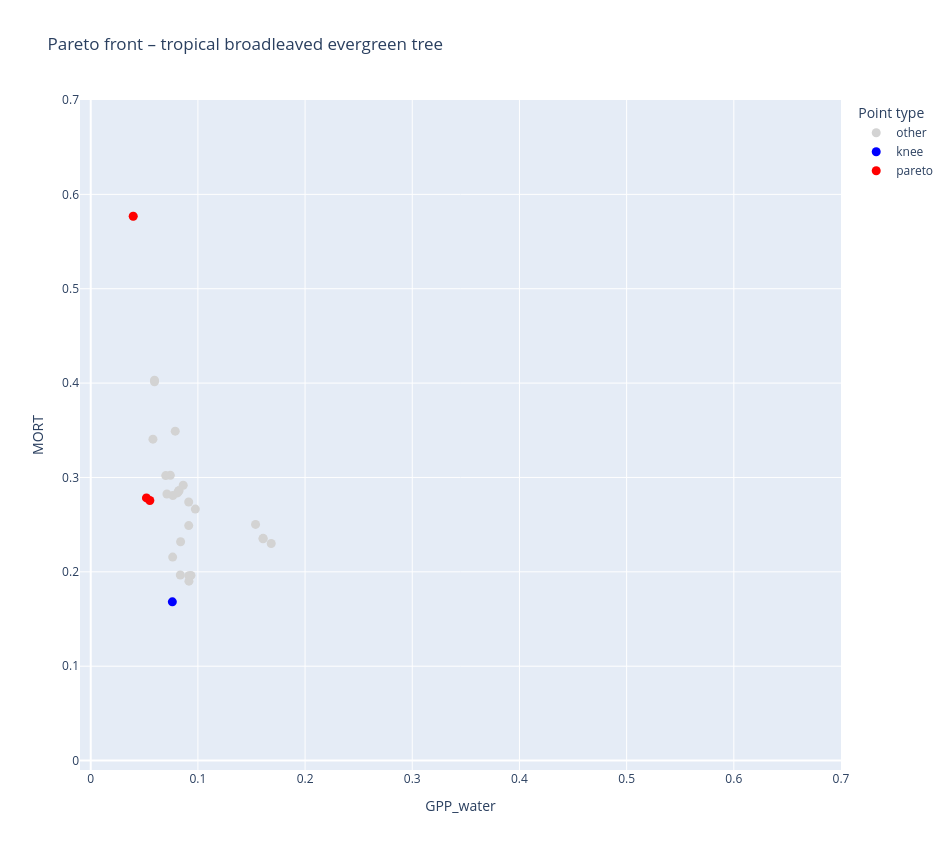
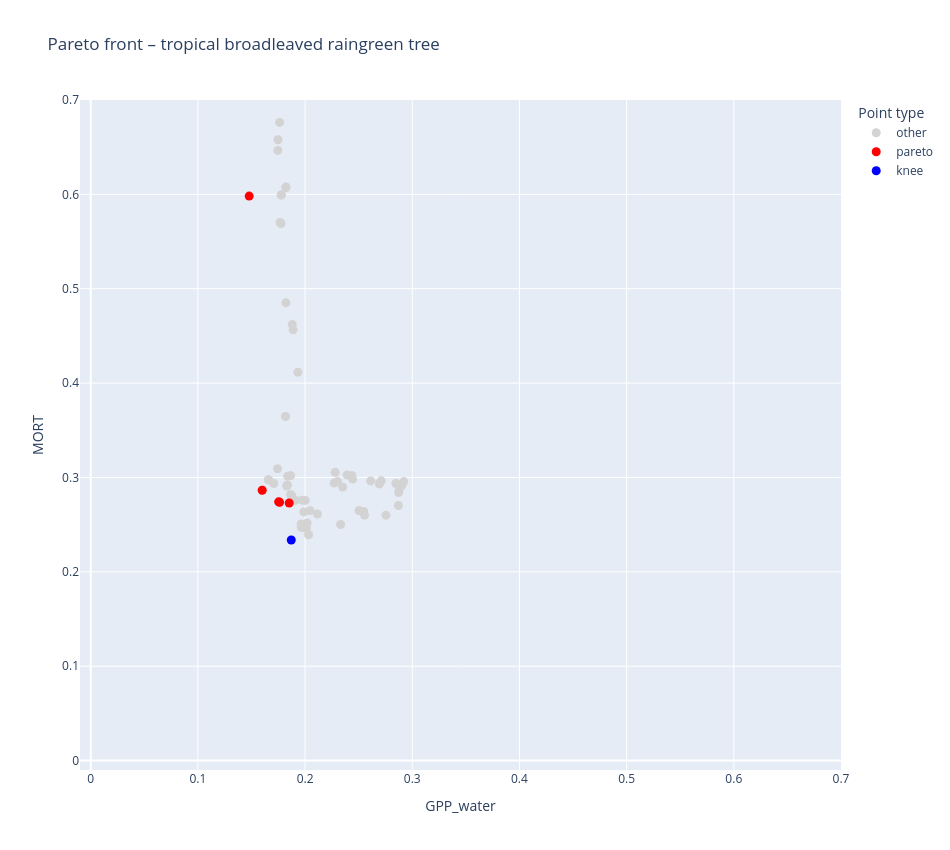
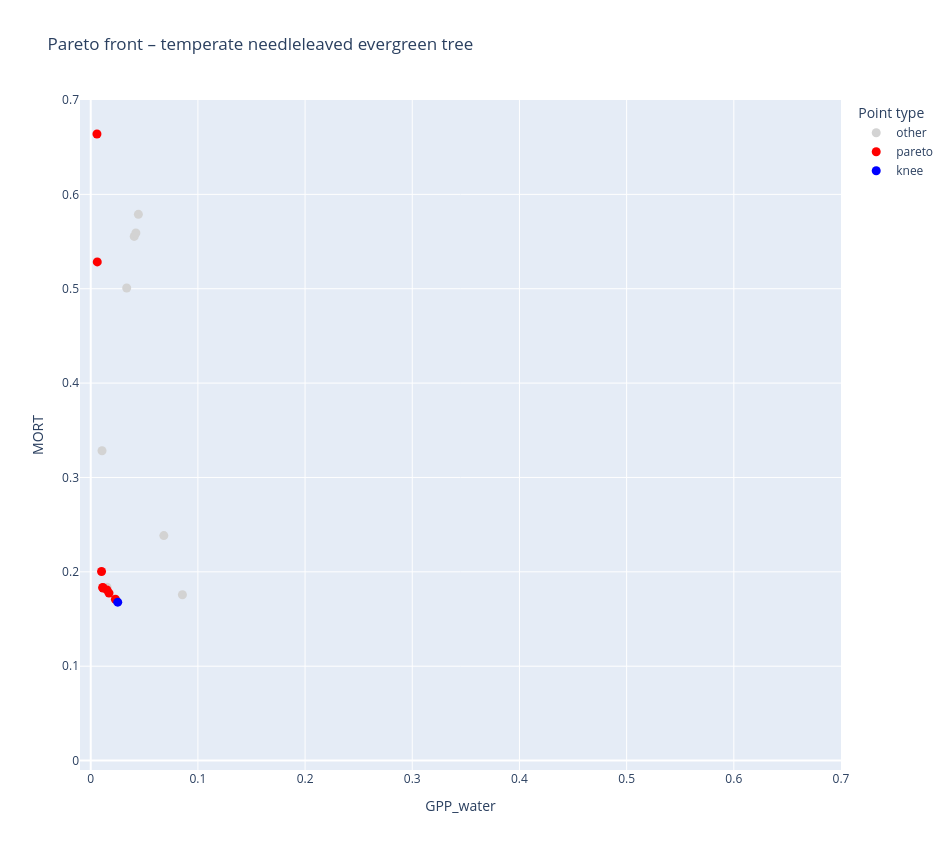

The notebook cell saved with these charts, in order:
### Markdown cell above
## Plots

### Code cell
for pft in df["pft"].unique():
    interactive_pareto_for_pft(df, pft)

### Figure 1 — Plotly figure (JSON) as saved in the notebook; plotly's stock layout.template omitted (floating-point values rounded to 4 significant figures; data arrays with more than 128 entries replaced by an {"elided": "..."} marker saying what was removed)
{"data": [{"customdata": {"elided": "95x7 float values"}, "hovertemplate": "category=other<br>GPP_water=%{x:.3f}<br>MORT=%{y:.3f}<br>trial=%{customdata[0]}<br>alpha_tropical_broadleaved_evergreen_tree=%{customdata[1]:.3f}<br>beta_tropical_broadleaved_evergreen_tree=%{customdata[2]:.3f}<br>gpp_water_slope=%{customdata[3]:.3f}<br>mort_slope=%{customdata[4]:.3f}<br>gpp_water_intercept=%{customdata[5]:.3f}<br>mort_intercept=%{customdata[6]:.3f}<extra></extra>", "legendgroup": "other", "marker": {"color": "lightgray", "size": 9, "symbol": "circle"}, "mode": "markers", "name": "other", "orientation": "v", "showlegend": true, "type": "scatter", "x": [0.05904, 0.05155, 0.08385, 0.09142, 0.07611, 0.05876, 0.09163, 0.057, 0.05603, 0.1538, 0.09761, 0.09139, 0.06601, 0.05951, 0.04646, 0.0525, 0.03375, 0.05475, 0.08097, 0.08281, 0.1608, 0.06921, 0.07911, 0.08395, 0.0576, 0.08719, 0.0527, 0.06003, 0.1038, 0.07007, 0.09407, 0.05805, 0.04641, 0.0668, 0.08226, 0.08952, 0.07548, 0.06887, 0.07428, 0.0539, 0.07886, 0.09351, 0.05122, 0.05584, 0.05538, 0.07649, 0.06346, 0.07763, 0.1033, 0.06005, 0.03965, 0.07002, 0.1684, 0.07109, 0.05188, 0.07645, 0.05683, 0.05482, 0.08361, 0.05475, 0.05905, 0.07553, 0.07007, 0.06097, 0.09156, 0.05353, 0.09489, 0.06998, 0.09251, 0.05899, 0.05998, 0.06209, 0.06126, 0.057, 0.07991, 0.07664, 0.09739, 0.06027, 0.08289, 0.07733, 0.0531, 0.07968, 0.05618, 0.06314, 0.0863, 0.05322, 0.04339, 0.04776, 0.04462, 0.05905, 0.09388, 0.08037, 0.08226, 0.1608, 0.0595], "xaxis": "x", "y": [2.057, 1.692, 0.2319, 0.249, 1.956, 2.083, 0.1901, 1.932, 2.071, 0.2503, 0.2665, 0.274, 2.011, 0.403, 1.771, 1.924, 2.011, 2.037, 0.2836, 1.452, 0.2351, 1.656, 1.9, 1.628, 1.631, 0.8124, 1.72, 2.032, 1.016, 2.118, 0.7518, 0.3406, 1.747, 2.006, 0.2859, 0.8332, 1.088, 0.8351, 0.3022, 2.016, 0.3491, 0.1962, 1.81, 2.063, 0.769, 1.892, 2.06, 1.45, 1.806, 2.041, 0.5768, 1.592, 0.2301, 0.2825, 1.924, 0.2157, 1.413, 2.011, 0.1966, 2.037, 2.057, 1.605, 2.118, 1.707, 0.1959, 1.551, 0.8872, 0.302, 0.7559, 2.056, 2.05, 2.047, 2.005, 1.932, 1.97, 0.2809, 1.918, 2.081, 1.452, 1.676, 2.068, 1.766, 2.073, 1.69, 0.2917, 2.016, 1.933, 1.746, 1.908, 2.057, 1.754, 0.7394, 0.2859, 0.2355, 0.4014], "yaxis": "y"}, {"customdata": [[19.0, 0.3687, 14.32, 0.05317, -0.1916, 0.01265, -1.882]], "hovertemplate": "category=knee<br>GPP_water=%{x:.3f}<br>MORT=%{y:.3f}<br>trial=%{customdata[0]}<br>alpha_tropical_broadleaved_evergreen_tree=%{customdata[1]:.3f}<br>beta_tropical_broadleaved_evergreen_tree=%{customdata[2]:.3f}<br>gpp_water_slope=%{customdata[3]:.3f}<br>mort_slope=%{customdata[4]:.3f}<br>gpp_water_intercept=%{customdata[5]:.3f}<br>mort_intercept=%{customdata[6]:.3f}<extra></extra>", "legendgroup": "knee", "marker": {"color": "blue", "size": 9, "symbol": "circle"}, "mode": "markers", "name": "knee", "orientation": "v", "showlegend": true, "type": "scatter", "x": [0.07616], "xaxis": "x", "y": [0.1682], "yaxis": "y"}, {"customdata": [[35.0, 0.4579, 19.38, 0.07754, -0.3352, 0.01737, -1.666], [48.0, 0.532, 14.6, 0.09532, -0.4423, 0.02079, -1.379], [86.0, 0.4579, 17.11, 0.08133, -0.3289, 0.01817, -1.663], [95.0, 0.3058, 11.2, 0.1082, -0.02799, 0.02242, 0.0858]], "hovertemplate": "category=pareto<br>GPP_water=%{x:.3f}<br>MORT=%{y:.3f}<br>trial=%{customdata[0]}<br>alpha_tropical_broadleaved_evergreen_tree=%{customdata[1]:.3f}<br>beta_tropical_broadleaved_evergreen_tree=%{customdata[2]:.3f}<br>gpp_water_slope=%{customdata[3]:.3f}<br>mort_slope=%{customdata[4]:.3f}<br>gpp_water_intercept=%{customdata[5]:.3f}<br>mort_intercept=%{customdata[6]:.3f}<extra></extra>", "legendgroup": "pareto", "marker": {"color": "red", "size": 9, "symbol": "circle"}, "mode": "markers", "name": "pareto", "orientation": "v", "showlegend": true, "type": "scatter", "x": [0.05516, 0.03965, 0.05198, 0.02842], "xaxis": "x", "y": [0.2756, 0.5768, 0.2783, 1.961], "yaxis": "y"}], "layout": {"height": 850, "legend": {"title": {"text": "Point type"}, "tracegroupgap": 0}, "title": {"text": "Pareto front – tropical broadleaved evergreen tree"}, "width": 950, "xaxis": {"anchor": "y", "domain": [0, 1], "range": [-0.01, 0.7], "title": {"text": "GPP_water"}}, "yaxis": {"anchor": "x", "domain": [0, 1], "range": [-0.01, 0.7], "title": {"text": "MORT"}}}}

### Figure 2 — Plotly figure (JSON) as saved in the notebook; plotly's stock layout.template omitted (floating-point values rounded to 4 significant figures; data arrays with more than 128 entries replaced by an {"elided": "..."} marker saying what was removed)
{"data": [{"customdata": {"elided": "92x7 float values"}, "hovertemplate": "category=other<br>GPP_water=%{x:.3f}<br>MORT=%{y:.3f}<br>trial=%{customdata[0]}<br>alpha_tropical_broadleaved_raingreen_tree=%{customdata[1]:.3f}<br>beta_tropical_broadleaved_raingreen_tree=%{customdata[2]:.3f}<br>gpp_water_slope=%{customdata[3]:.3f}<br>mort_slope=%{customdata[4]:.3f}<br>gpp_water_intercept=%{customdata[5]:.3f}<br>mort_intercept=%{customdata[6]:.3f}<extra></extra>", "legendgroup": "other", "marker": {"color": "lightgray", "size": 9, "symbol": "circle"}, "mode": "markers", "name": "other", "orientation": "v", "showlegend": true, "type": "scatter", "x": [0.1913, 0.1646, 0.2443, 0.2115, 0.1984, 0.1762, 0.2755, 0.1769, 0.1695, 0.2873, 0.2881, 0.1818, 0.183, 0.1555, 0.1778, 0.1856, 0.1604, 0.2435, 0.2281, 0.2011, 0.01106, 0.1775, 0.1908, 0.1747, 0.2271, 0.1692, 0.2302, 0.1836, 0.2019, 0.1836, 0.1746, 0.1838, 0.2693, 0.2351, 0.2001, 0.2331, 0.271, 0.1629, 0.2555, 0.2503, 0.156, 0.1681, 0.1708, 0.1743, 0.1658, 0.1821, 0.1888, 0.2047, 0.1626, 0.1658, 0.1821, 0.292, 0.1777, 0.2847, 0.1645, 0.2871, 0.1604, 0.1913, 0.1876, 0.1836, 0.1767, 0.2546, 0.1805, 0.1974, 0.2903, 0.1963, 0.1888, 0.1642, 0.188, 0.1719, 0.1768, 0.1933, 0.2391, 0.1754, 0.2011, 0.1865, 0.1697, 0.1965, 0.1695, 0.1865, 0.1822, 0.2612, 0.1632, 0.155, 0.1606, 0.1543, 0.1913, 0.2033, 0.1867, 0.1988, 0.2693, 0.183], "xaxis": "x", "y": [1.202, 0.8545, 0.2983, 0.2613, 0.2473, 0.6762, 0.2601, 0.7613, 0.8069, 0.2841, 0.2883, 0.3646, 0.2912, 0.8988, 0.5994, 1.161, 0.9748, 0.302, 0.3054, 0.2464, 1.304, 0.5691, 0.2759, 0.6579, 0.294, 0.7336, 0.2958, 1.15, 0.2518, 0.292, 0.6466, 0.3014, 0.2933, 0.2898, 0.2757, 0.2501, 0.2965, 0.783, 0.2601, 0.2649, 0.8686, 0.8975, 0.2936, 0.3092, 0.2976, 0.6069, 0.4564, 0.2648, 0.7983, 0.2976, 0.4851, 0.2957, 0.5994, 0.2936, 0.7751, 0.2703, 0.9748, 1.202, 0.2805, 1.15, 0.5703, 0.2639, 0.7621, 0.2759, 0.2919, 0.2507, 1.178, 0.7611, 0.4622, 0.7694, 0.7614, 0.4115, 0.3027, 0.742, 0.2464, 0.282, 0.8069, 0.2473, 0.8069, 0.302, 0.6079, 0.2964, 0.7829, 0.8691, 0.2867, 0.8727, 1.202, 0.2393, 1.17, 0.2635, 0.2933, 0.2911], "yaxis": "y"}, {"customdata": [[9.0, 0.6701, 21.81, -0.0429, -0.1585, -0.01015, -0.8522], [24.0, 0.5123, 18.17, -0.09932, -0.1326, -0.02356, -1.701], [27.0, 0.3905, 0.7962, -0.08805, -0.04666, -0.021, -1.952], [33.0, 0.1863, 21.35, -0.06899, -0.03531, -0.01645, -1.967], [55.0, 0.5033, 2.292, -0.05476, -0.2194, -0.01295, -1.324], [59.0, 0.3905, 0.7962, -0.08705, -0.04734, -0.02076, -1.955], [98.0, 0.5318, 14.35, 0.1171, -0.2035, 0.02806, -0.627]], "hovertemplate": "category=pareto<br>GPP_water=%{x:.3f}<br>MORT=%{y:.3f}<br>trial=%{customdata[0]}<br>alpha_tropical_broadleaved_raingreen_tree=%{customdata[1]:.3f}<br>beta_tropical_broadleaved_raingreen_tree=%{customdata[2]:.3f}<br>gpp_water_slope=%{customdata[3]:.3f}<br>mort_slope=%{customdata[4]:.3f}<br>gpp_water_intercept=%{customdata[5]:.3f}<br>mort_intercept=%{customdata[6]:.3f}<extra></extra>", "legendgroup": "pareto", "marker": {"color": "red", "size": 9, "symbol": "circle"}, "mode": "markers", "name": "pareto", "orientation": "v", "showlegend": true, "type": "scatter", "x": [0.1377, 0.1852, 0.1762, 0.1599, 0.1478, 0.1753, 0.002779], "xaxis": "x", "y": [1.053, 0.2729, 0.2737, 0.2865, 0.5981, 0.2742, 1.282], "yaxis": "y"}, {"customdata": [[79.0, 0.5594, 1.465, -0.1014, -0.1062, -0.02406, -1.8]], "hovertemplate": "category=knee<br>GPP_water=%{x:.3f}<br>MORT=%{y:.3f}<br>trial=%{customdata[0]}<br>alpha_tropical_broadleaved_raingreen_tree=%{customdata[1]:.3f}<br>beta_tropical_broadleaved_raingreen_tree=%{customdata[2]:.3f}<br>gpp_water_slope=%{customdata[3]:.3f}<br>mort_slope=%{customdata[4]:.3f}<br>gpp_water_intercept=%{customdata[5]:.3f}<br>mort_intercept=%{customdata[6]:.3f}<extra></extra>", "legendgroup": "knee", "marker": {"color": "blue", "size": 9, "symbol": "circle"}, "mode": "markers", "name": "knee", "orientation": "v", "showlegend": true, "type": "scatter", "x": [0.1871], "xaxis": "x", "y": [0.2337], "yaxis": "y"}], "layout": {"height": 850, "legend": {"title": {"text": "Point type"}, "tracegroupgap": 0}, "title": {"text": "Pareto front – tropical broadleaved raingreen tree"}, "width": 950, "xaxis": {"anchor": "y", "domain": [0, 1], "range": [-0.01, 0.7], "title": {"text": "GPP_water"}}, "yaxis": {"anchor": "x", "domain": [0, 1], "range": [-0.01, 0.7], "title": {"text": "MORT"}}}}

### Figure 3 — Plotly figure (JSON) as saved in the notebook; plotly's stock layout.template omitted (floating-point values rounded to 4 significant figures; data arrays with more than 128 entries replaced by an {"elided": "..."} marker saying what was removed)
{"data": [{"customdata": {"elided": "21x7 float values"}, "hovertemplate": "category=other<br>GPP_water=%{x:.3f}<br>MORT=%{y:.3f}<br>trial=%{customdata[0]}<br>alpha_temperate_needleleaved_evergreen_tree=%{customdata[1]:.3f}<br>beta_temperate_needleleaved_evergreen_tree=%{customdata[2]:.3f}<br>gpp_water_slope=%{customdata[3]:.3f}<br>mort_slope=%{customdata[4]:.3f}<br>gpp_water_intercept=%{customdata[5]:.3f}<br>mort_intercept=%{customdata[6]:.3f}<extra></extra>", "legendgroup": "other", "marker": {"color": "lightgray", "size": 9, "symbol": "circle"}, "mode": "markers", "name": "other", "orientation": "v", "showlegend": true, "type": "scatter", "x": [0.01513, 0.01017, 0.04057, 0.0934, 0.04447, 0.03018, 0.02102, 0.09796, 0.01054, 0.01717, 0.08555, 0.03549, 0.06821, 0.008619, 0.01525, 0.6331, 0.07274, 0.05546, 0.04213, 0.03355, 0.245], "xaxis": "x", "y": [1.513, 1.111, 0.5555, 1.619, 0.5789, 1.45, 1.601, 0.9667, 0.3283, 1.291, 0.1757, 2.057, 0.2384, 1.521, 0.1836, 1.903, 1.171, 2.0, 0.559, 0.5008, 1.888], "yaxis": "y"}, {"customdata": [[3.0, 0.1351, 5.203, 0.1179, -0.1789, 0.02548, -1.384], [12.0, 0.07901, 20.69, 0.1312, -0.1053, 0.03115, -1.887], [22.0, 0.07194, 16.59, 0.1418, -0.1165, 0.03349, -1.893], [37.0, 0.0613, 22.84, 0.128, -0.1169, 0.0304, -1.972], [50.0, 0.07901, 8.274, 0.1306, -0.1043, 0.03103, -1.888], [51.0, 0.1351, 5.203, 0.1165, -0.1446, 0.02454, -1.24], [74.0, 0.07901, 6.885, 0.1384, -0.1098, 0.03287, -1.891], [85.0, 0.07194, 16.59, 0.1516, -0.129, 0.03554, -1.895]], "hovertemplate": "category=pareto<br>GPP_water=%{x:.3f}<br>MORT=%{y:.3f}<br>trial=%{customdata[0]}<br>alpha_temperate_needleleaved_evergreen_tree=%{customdata[1]:.3f}<br>beta_temperate_needleleaved_evergreen_tree=%{customdata[2]:.3f}<br>gpp_water_slope=%{customdata[3]:.3f}<br>mort_slope=%{customdata[4]:.3f}<br>gpp_water_intercept=%{customdata[5]:.3f}<br>mort_intercept=%{customdata[6]:.3f}<extra></extra>", "legendgroup": "pareto", "marker": {"color": "red", "size": 9, "symbol": "circle"}, "mode": "markers", "name": "pareto", "orientation": "v", "showlegend": true, "type": "scatter", "x": [0.006124, 0.01143, 0.01709, 0.0101, 0.01118, 0.005822, 0.01517, 0.02302], "xaxis": "x", "y": [0.5284, 0.1829, 0.1775, 0.2004, 0.1835, 0.664, 0.1809, 0.1709], "yaxis": "y"}, {"customdata": [[89.0, 0.07194, 15.85, 0.155, -0.134, 0.03623, -1.888]], "hovertemplate": "category=knee<br>GPP_water=%{x:.3f}<br>MORT=%{y:.3f}<br>trial=%{customdata[0]}<br>alpha_temperate_needleleaved_evergreen_tree=%{customdata[1]:.3f}<br>beta_temperate_needleleaved_evergreen_tree=%{customdata[2]:.3f}<br>gpp_water_slope=%{customdata[3]:.3f}<br>mort_slope=%{customdata[4]:.3f}<br>gpp_water_intercept=%{customdata[5]:.3f}<br>mort_intercept=%{customdata[6]:.3f}<extra></extra>", "legendgroup": "knee", "marker": {"color": "blue", "size": 9, "symbol": "circle"}, "mode": "markers", "name": "knee", "orientation": "v", "showlegend": true, "type": "scatter", "x": [0.0252], "xaxis": "x", "y": [0.1679], "yaxis": "y"}], "layout": {"height": 850, "legend": {"title": {"text": "Point type"}, "tracegroupgap": 0}, "title": {"text": "Pareto front – temperate needleleaved evergreen tree"}, "width": 950, "xaxis": {"anchor": "y", "domain": [0, 1], "range": [-0.01, 0.7], "title": {"text": "GPP_water"}}, "yaxis": {"anchor": "x", "domain": [0, 1], "range": [-0.01, 0.7], "title": {"text": "MORT"}}}}
